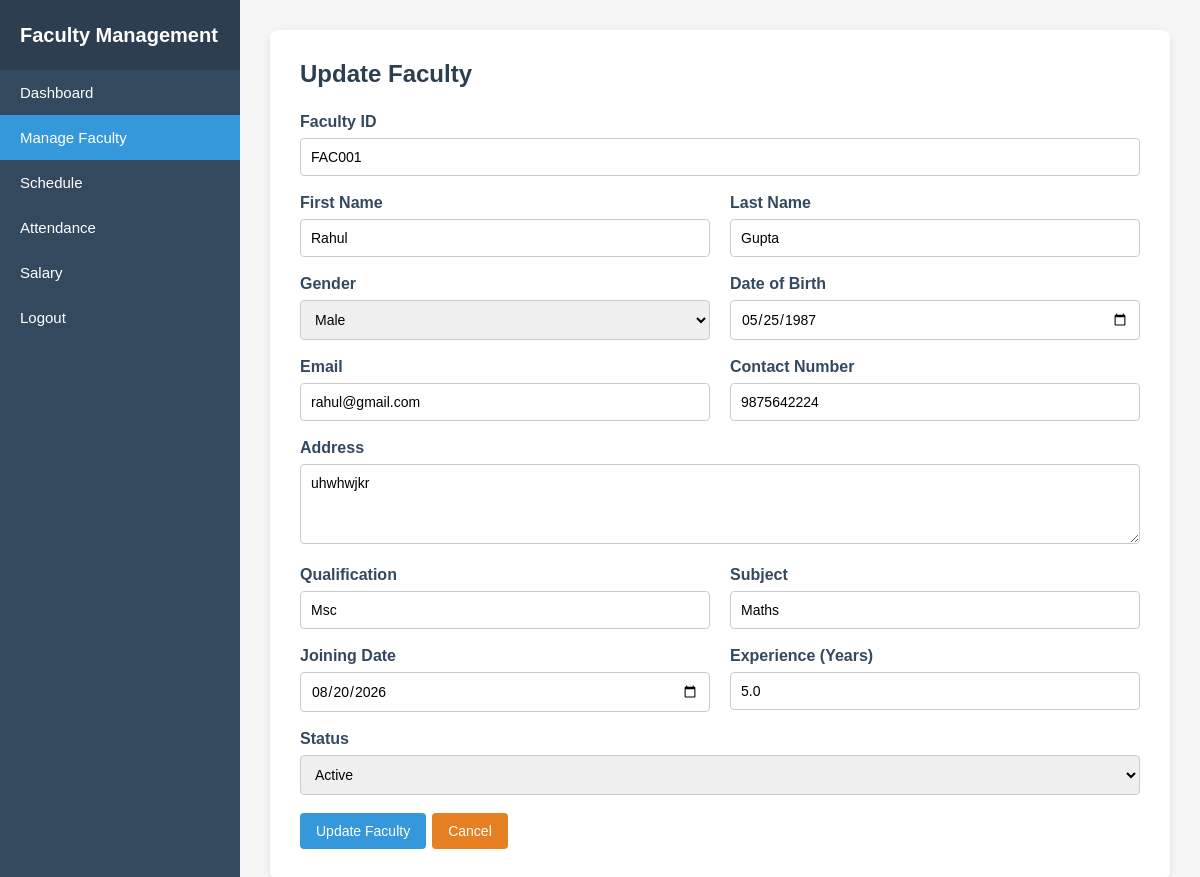
/update-faculty/FAC001/ (signed in), run on the app's committed database.
### faculty/models.py (models this page shows)
class Faculty(models.Model):
    FacultyID = models.CharField(max_length=10, primary_key=True)
    Password = models.CharField(max_length=255, blank=True)
    ProfilePhoto = models.ImageField(upload_to="faculty_photos/", blank=True)
    FirstName = models.CharField(max_length=50)
    LastName = models.CharField(max_length=50)
    Gender = models.CharField(max_length=20)
    DOB = models.DateField()
    Email = models.EmailField()
    ContactNumber = models.CharField(max_length=10)
    Address = models.TextField()
    Qualification = models.CharField(max_length=100)
    Designation = models.CharField(max_length=100)
    JoiningDate = models.DateField()
    Experience = models.DecimalField(max_digits=4, decimal_places=1)
    Status = models.CharField(max_length=20)

### faculty/views.py (the view, shortened to what this page needs)
def update_faculty(request, faculty_id):
    if "admin_id" not in request.session:
        return redirect("login")
    faculty = get_object_or_404(
        Faculty,
        FacultyID=faculty_id
    )
    return render(
        request,
        "update_faculty.html",
        {
            "faculty": faculty
        }
    )

### templates/update_faculty.html (shortened to what this page needs)
{% load static %}
<!DOCTYPE html>
<html lang="en">
<head>
    <link rel="stylesheet" href="{% static 'style.css' %}?v=4">
</head>
<body>
<div class="dashboard-container">
    <aside class="sidebar">
        <div class="sidebar-header">
            <h2>Faculty Management</h2>
        </div>
        <ul class="sidebar-menu">
            <li>
                <a href="{% url 'dashboard' %}">
                    Dashboard
                </a>
            </li>
            <li>
                <a href="{% url 'manage_faculty' %}" class="active">
                    Manage Faculty
                </a>
            </li>
             <li>
                <a href="{% url 'schedule' %}">
                    Schedule
                </a>
            </li>
            <li>
                <a href="{% url 'attendance' %}">
                    Attendance
                </a>
            </li>
            <li>
                <a href="{% url 'salary' %}">
                    Salary
                </a>
            </li>
            <li>
                <a href="{% url 'logout' %}">
                    Logout
                </a>
            </li>
        </ul>
    </aside>
    <main class="main-content">
        <div class="form-container">
            <div class="form-card">
                <h2>Update Faculty</h2>
                <form method="POST">
                    <div class="form-group">
                        <label for="faculty_id">
                            Faculty ID
                        </label>
                        <input
                            type="text"
                            id="faculty_id"
                            value="{{ faculty.FacultyID }}"
                            readonly
                        >
                    </div>
                    <div class="form-row">
                        <div class="form-group">
                            <label for="first_name">
                                First Name
                            </label>
                            <input
                                type="text"
                                id="first_name"
                                name="first_name"
                                value="{{ faculty.FirstName }}"
                                required
                            >
                        </div>
                        <div class="form-group">
                            <label for="last_name">
                                Last Name
                            </label>
                            <input
                                type="text"
                                id="last_name"
                                name="last_name"
                                value="{{ faculty.LastName }}"
                                required
                            >
                        </div>
                    </div>
                    <div class="form-row">
                        <div class="form-group">
                            <label for="gender">
                                Gender
                            </label>
                            <select
                                id="gender"
                                name="gender"
                                required
                            >
                                <option
                                    value="Male"
                                    {% if faculty.Gender == "Male" %}selected{% endif %}
                                >
                                    Male
                                </option>
                            </select>
                        </div>
                        <div class="form-group">
                            <label for="dob">
                                Date of Birth
                            </label>
                            <input
                                type="date"
                                id="dob"
                                name="dob"
                                value="{{ faculty.DOB|date:'Y-m-d' }}"
                                required
                            >
                        </div>
                    </div>
                    <div class="form-row">
                        <div class="form-group">
                            <label for="email">
                                Email
                            </label>
                            <input
                                type="email"
                                id="email"
                                name="email"
                                value="{{ faculty.Email }}"
                                required
                            >
                        </div>
                        <div class="form-group">
                            <label for="contact_number">
                                Contact Number
                            </label>
                            <input
                                type="text"
                                id="contact_number"
                                name="contact_number"
                                value="{{ faculty.ContactNumber }}"
                                maxlength="10"
                                required
                            >
                        </div>
                    </div>
                    <div class="form-group">
                        <label for="address">
                            Address
                        </label>
                        <textarea
                            id="address"
                            name="address"
                            required
                        >{{ faculty.Address }}</textarea>
                    </div>
                    <div class="form-row">
                        <div class="form-group">
                            <label for="qualification">
                                Qualification
                            </label>
                            <input
                                type="text"
                                id="qualification"
                                name="qualification"
                                value="{{ faculty.Qualification }}"
                                required
                            >
                        </div>
                        <div class="form-group">
                            <label for="designation">
                                Subject
                            </label>
                            <input
                                type="text"
                                id="designation"
                                name="designation"
                                value="{{ faculty.Designation }}"
                                required
                            >
                        </div>
                    </div>
                    <div class="form-row">
                        <div class="form-group">
                            <label for="joining_date">
                                Joining Date
                            </label>
                            <input
                                type="date"
                                id="joining_date"
                                name="joining_date"
                                value="{{ faculty.JoiningDate|date:'Y-m-d' }}"
                                required
                            >
                        </div>
                        <div class="form-group">
                            <label for="experience">
                                Experience (Years)
                            </label>
                            <input
                                type="number"
                                id="experience"
                                name="experience"
                                min="0"
                                step="0.1"
                                value="{{ faculty.Experience }}"
                                required
                            >
                        </div>
                    </div>
                    <div class="form-group">
                        <label for="status">
                            Status
                        </label>
                        <select
                            id="status"
                            name="status"
                            required
                        >
                            <option
                                value="Active"
                                {% if faculty.Status == "Active" %}selected{% endif %}
                            >
                                Active
                            </option>
                        </select>
                    </div>
                    <div class="action-buttons">
                        <button
                            type="submit"
                            class="btn btn-primary"
                        >
                            Update Faculty
                        </button>
                        <a
                            href="{% url 'manage_faculty' %}"
                            class="btn btn-warning"
                        >
                            Cancel
                        </a>
                    </div>
                </form>
            </div>
        </div>
    </main>
</div>
</body>
</html>

### data on the page
Faculty: FacultyID "FAC001", first_name "Rahul", last_name "Gupta", gender "Male", dob "05/25/1987", email "rahul@gmail.com", contact_number "9875642224", address "uhwhwjkr", qualification "Msc", designation "Maths", joining_date "08/20/2026", experience "5.0", status "Active"
